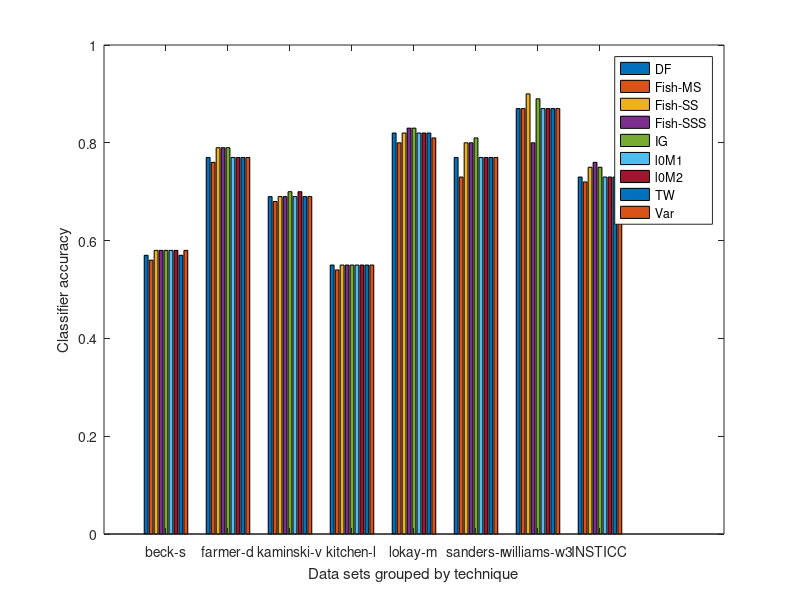

MATLAB code for this plot:
becks = [.57 .56 .58 .58 .58 .58 .58 .57 .58]
farmerd = [.77 .76 .79 .79 .79 .77 .77 .77 .77]
kaminskiv = [.69 .68 .69 .69 .70 .69 .70 .69 .69]
kitchenl = [.55 .54 .55 .55 .55 .55 .55 .55 .55]
lokaym = [.82 .80 .82 .83 .83 .82 .82 .82 .81]
sandersr = [.77 .73 .80 .80 .81 .77 .77 .77 .77]
williamsw3 = [.87 .87 .9 .8 .89 .87 .87 .87 .87]
insticc = [.73 .72 .75 .76 .75 .73 .73 .73 .70]

x = [becks; farmerd; kaminskiv; kitchenl; lokaym; sandersr; williamsw3; insticc]
bar(x)

xlabel('Data sets grouped by technique');
ylabel('Classifier accuracy');

xtick = {'beck-s', 'farmer-d', 'kaminski-v', 'kitchen-l', 'lokay-m', 'sanders-r', 'williams-w3', 'INSTICC'}
set(gca, 'XTickLabel', xtick); 

legend('DF', 'Fish-MS', 'Fish-SS', 'Fish-SSS', 'IG', 'l0M1', 'l0M2', 'TW', 'Var')
